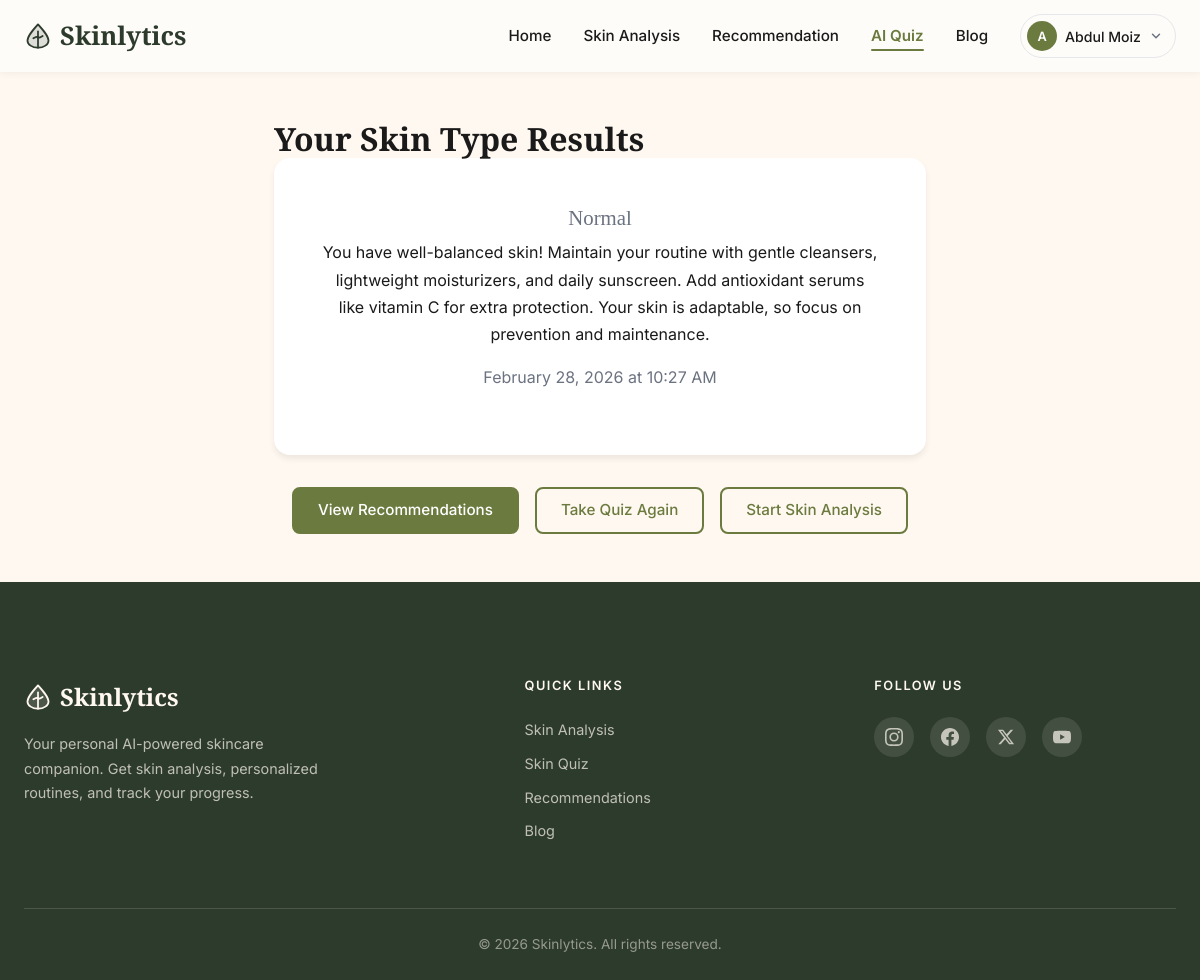
Page /quiz/result/1 (signed in) on the committed database.
### app/models.py (models this page shows, shortened)
class User(UserMixin, db.Model):
    __tablename__ = 'users'
    id = db.Column(db.Integer, primary_key=True)
    username = db.Column(db.String(80), unique=True, nullable=False)
    email = db.Column(db.String(120), unique=True, nullable=False)
    password_hash = db.Column(db.String(256), nullable=False)
    is_admin = db.Column(db.Boolean, default=False)
    created_at = db.Column(db.DateTime, default=datetime.utcnow)
    analyses = db.relationship('Analysis', backref='user', lazy=True)
    quiz_results = db.relationship('QuizResult', backref='user', lazy=True)
    blog_posts = db.relationship('BlogPost', backref='author', lazy=True)

class QuizResult(db.Model):
    __tablename__ = 'quiz_results'
    id = db.Column(db.Integer, primary_key=True)
    user_id = db.Column(db.Integer, db.ForeignKey('users.id'), nullable=False)
    skin_type_result = db.Column(db.String(50), nullable=False)
    recommendations_text = db.Column(db.Text, nullable=True)
    created_at = db.Column(db.DateTime, default=datetime.utcnow)

### app/quiz/routes.py (the view)
@bp.route('/result/<int:result_id>')
@login_required
def result(result_id):
    quiz_result = QuizResult.query.get_or_404(result_id)
    if quiz_result.user_id != current_user.id:
        flash('Access denied.', 'danger')
        return redirect(url_for('quiz.index'))
    return render_template('quiz/result.html', result=quiz_result)

### app/templates/quiz/result.html
{% extends 'base.html' %}
{% block content %}
<div class="quiz-container">
    <h1>Your Skin Type Results</h1>
    <div class="result-card">
        <h2>{{ result.skin_type_result }}</h2>
        <p>{{ result.recommendations_text }}</p>
        <p class="text-muted">{{ result.created_at.strftime('%B %d, %Y at %I:%M %p') }}</p>
    </div>
    <div class="result-actions">
        <a href="{{ url_for('recommendation.index') }}" class="btn btn-primary">View Recommendations</a>
        <a href="{{ url_for('quiz.index') }}" class="btn btn-secondary">Take Quiz Again</a>
        <a href="{{ url_for('scan.index') }}" class="btn btn-outline">Start Skin Analysis</a>
    </div>
</div>
{% endblock %}

### app/templates/base.html (shortened to what this page needs)
<!DOCTYPE html>
<html lang="en">
<head>
    <link rel="stylesheet" href="{{ url_for('static', filename='css/style.css') }}">
</head>
<body>
    <nav class="navbar">
        <div class="container">
            <a href="{{ url_for('main.home') }}" class="navbar-logo">
                Skinlytics
            </a>
            <div class="nav-menu" id="navbarMenu">
                <ul class="nav-links">
                    <li><a href="{{ url_for('main.home') }}" class="nav-link">Home</a></li>
                    {% if current_user.is_authenticated %}
                    <li><a href="{{ url_for('scan.index') }}" class="nav-link">Skin Analysis</a></li>
                    {% endif %}
                    <li><a href="{{ url_for('recommendation.index') }}" class="nav-link">Recommendation</a></li>
                    {% if current_user.is_authenticated %}
                    <li><a href="{{ url_for('quiz.index') }}" class="nav-link">AI Quiz</a></li>
                    {% endif %}
                    <li><a href="{{ url_for('blog.index') }}" class="nav-link">Blog</a></li>
                </ul>
                <div class="nav-auth">
                    {% if current_user.is_authenticated %}
                        <div class="user-dropdown" id="userDropdown">
                            <button class="user-dropdown-trigger" id="userDropdownTrigger" type="button">
                                <span class="user-initial">{{ current_user.username[0] | upper }}</span>
                                <span class="user-dropdown-name">{{ current_user.username }}</span>
                                <svg class="dropdown-chevron" width="14" height="14" viewBox="0 0 24 24" fill="none" stroke="currentColor" stroke-width="2.5" stroke-linecap="round" stroke-linejoin="round"><polyline points="6 9 12 15 18 9"/></svg>
                            </button>
                        </div>
                    {% else %}
                        <a href="{{ url_for('auth.login') }}" class="btn btn-outline btn-sm">Login</a>
                        <a href="{{ url_for('auth.register') }}" class="btn btn-primary btn-sm">Register</a>
                    {% endif %}
                </div>
            </div>
        </div>
    </nav>
    <main class="main-content">
        {% block content %}{% endblock %}
    </main>
    <footer class="footer">
        <div class="container">
            <div class="footer-grid">
                <div class="footer-brand">
                    <a href="{{ url_for('main.home') }}" class="footer-logo">
                        Skinlytics
                    </a>
                    <p>
                        Your personal AI-powered skincare companion. Get skin analysis, personalized routines, and track your progress.
                    </p>
                </div>
                <div class="footer-col">
                    <h4 class="footer-heading">Quick Links</h4>
                    <ul class="footer-links">
                        <li><a href="{{ url_for('scan.index') }}">Skin Analysis</a></li>
                        <li><a href="{{ url_for('quiz.index') }}">Skin Quiz</a></li>
                        <li><a href="{{ url_for('recommendation.index') }}">Recommendations</a></li>
                        <li><a href="{{ url_for('blog.index') }}">Blog</a></li>
                    </ul>
                </div>
                <div class="footer-col">
                    <h4 class="footer-heading">Follow Us</h4>
                    <div class="footer-socials">
                        <a href="#" class="social-link" aria-label="Instagram">
                        </a>
                        <a href="#" class="social-link" aria-label="Facebook">
                        </a>
                        <a href="#" class="social-link" aria-label="Twitter">
                            <svg width="18" height="18" viewBox="0 0 24 24" fill="currentColor"><path d="M18.244 2.25h3.308l-7.227 8.26 8.502 11.24H16.17l-5.214-6.817L4.99 21.75H1.68l7.73-8.835L1.254 2.25H8.08l4.713 6.231zm-1.161 17.52h1.833L7.084 4.126H5.117z"/></svg>
                        </a>
                        <a href="#" class="social-link" aria-label="YouTube">
                        </a>
                    </div>
                </div>
            </div>
            <div class="footer-bottom">
                <p>&copy; 2026 Skinlytics. All rights reserved.</p>
            </div>
        </div>
    </footer>
</body>
</html>

### rows in the picture
User: username "A", username "Abdul Moiz"
QuizResult: skin_type_result "Normal", recommendations_text "You have well-balanced skin! Maintain your routine with gentle cleansers, lightweight moisturizers, and daily sunscreen. Add antioxidant serums like vitamin C for extra protection. Your skin is adaptable, so focus on prevention and maintenance.", created_at "February 28, 2026 at 10:27 AM"
